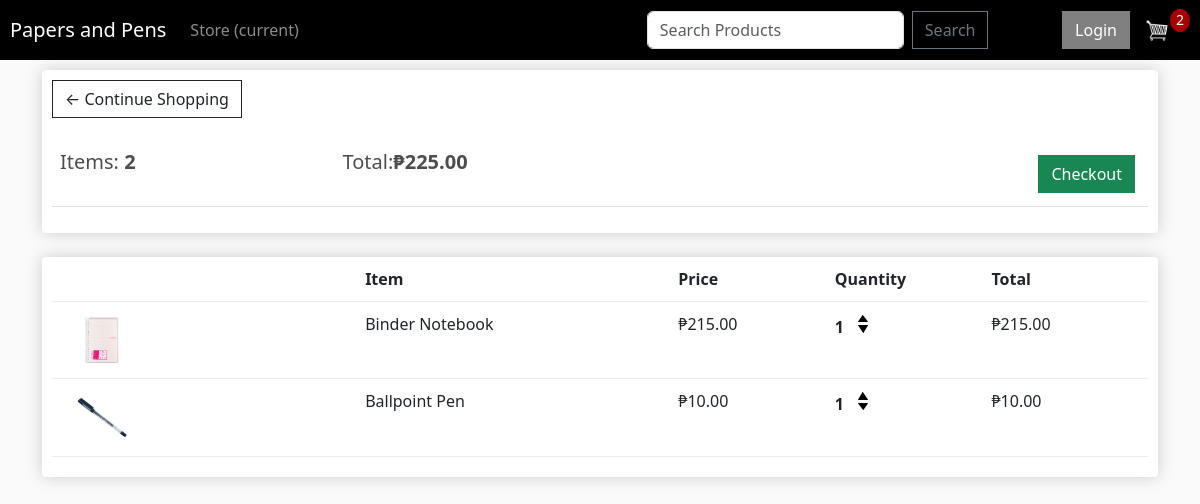
The app's page /cart/ (signed in), older data.
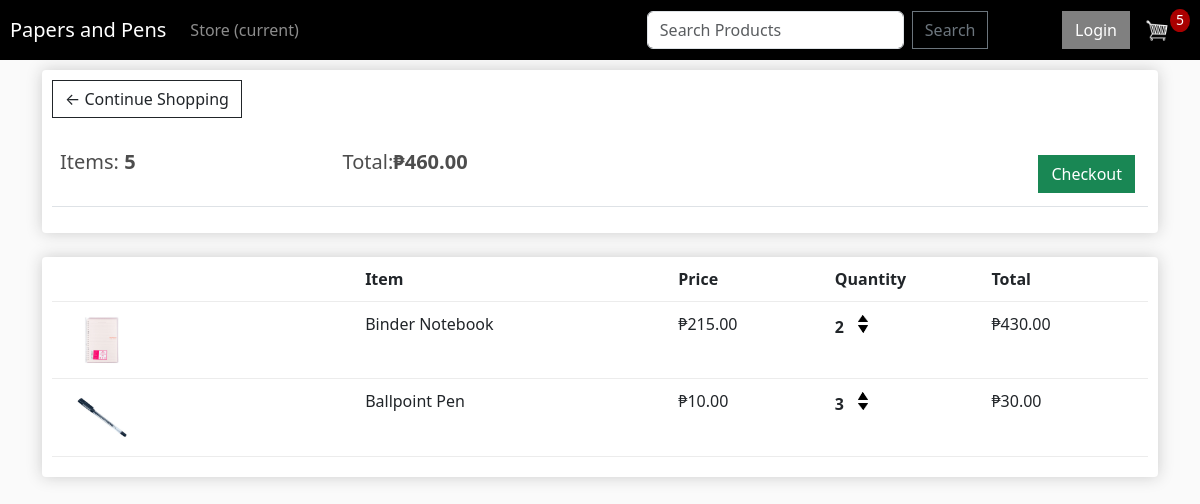
The same page, newer data.
### store/models.py (models this page shows, shortened)
class Order(models.Model):
    customer = models.ForeignKey(Customer, on_delete=models.SET_NULL, null=True, blank=True)
    date_ordered = models.DateTimeField(auto_now_add=True)
    complete = models.BooleanField(default=False, null=True, blank=False)
    transaction_id = models.CharField(max_length=100, null=True)
    @property
    def get_cart_total(self):
        orderitems = self.orderitem_set.all()
        total = sum([item.get_total for item in orderitems])
        return total
    @property
    def get_cart_items(self):
        orderitems = self.orderitem_set.all()
        total = sum([item.quantity for item in orderitems])
        return total

class OrderItem(models.Model):
    product = models.ForeignKey(Product, on_delete=models.SET_NULL, null=True, blank=True)
    order = models.ForeignKey(Order, on_delete=models.SET_NULL, null=True, blank=True)
    quantity = models.IntegerField(default=0, null=True, blank=True)
    date_added = models.DateTimeField(auto_now_add=True)
    @property
    def get_total(self):
        total = self.product.price * self.quantity
        return total

class Product(models.Model):
    name = models.CharField(max_length = 200, null=True)
    price = models.DecimalField(max_digits=7, decimal_places=2)
    digital = models.BooleanField(default=False, null=True, blank=False)
    image = models.ImageField(null=True, blank=True)
    slug = models.SlugField(null=False)
    description = models.TextField(default="potangina mo", null=False)
    @property
    def imageURL(self):
        try:
            url = self.image.url
        except:
            url =''
        return url

### store/views.py (the view)
# urls.py: path('cart/', views.cart, name="cart"),
def cart(request):
    data = cartData(request)
    cartItems = data['cartItems']
    order = data['order']
    items = data['items']
    context = {'items':items, 'order':order, 'cartItems': cartItems}
    return render(request, 'store/cart.html', context)

### store/utils.py (called while the page is built)
def cartData(request):
    if request.user.is_authenticated:
        customer = request.user.customer
        order, created = Order.objects.get_or_create(customer=customer, complete=False)
        items = order.orderitem_set.all()
        cartItems = order.get_cart_items
    else:
        cookieData = cookieCart(request)
        cartItems = cookieData['cartItems']
        order = cookieData['order']
        items = cookieData['items']
    return {'cartItems':cartItems, 'order':order, 'items':items}

### store/templates/store/cart.html
{% extends 'store/main.html' %}
{% load static %}
{% block content %}
    <div class="row">
        <div class="col-lg-12">
            <div class="box-element">
                <a  class="btn btn-outline-dark" href="{% url 'store' %}">&#x2190; Continue Shopping</a>
                <br>
                <br>
                <table class="table">
                    <tr>
                        <th><h5>Items: <strong>{{order.get_cart_items}}</strong></h5></th>
                        <th><h5>Total:<strong>₱{{order.get_cart_total|floatformat:2}}</strong></h5></th>
                        <th>
                            <a  style="float:right; margin:5px;" class="btn btn-success" href="{% url 'checkout' %}">Checkout</a>
                        </th>
                    </tr>
                </table>
            </div>
            <br>
            <div class="box-element">
                <div class="cart-row">
                    <div style="flex:2"></div>
                    <div style="flex:2"><strong>Item</strong></div>
                    <div style="flex:1"><strong>Price</strong></div>
                    <div style="flex:1"><strong>Quantity</strong></div>
                    <div style="flex:1"><strong>Total</strong></div>
                </div>
                {% for item in items %}
                <div class="cart-row">
                    <div style="flex:2"><img class="row-image" src="{{item.product.imageURL}}"></div>
                    <div style="flex:2"><p>{{item.product.name}}</p></div>
                    <div style="flex:1"><p>₱{{item.product.price|floatformat:2}}</p></div>
                    <div style="flex:1">
                        <p class="quantity">{{item.quantity}}</p>
                        <div class="quantity">
                            <img data-product={{item.product.id}} data-action="add" class="chg-quantity update-cart" src="{% static  'images/arrow-up.png' %}">
                            <img data-product={{item.product.id}} data-action="remove" class="chg-quantity update-cart" src="{% static  'images/arrow-down.png' %}">
                        </div>
                    </div>
                    <div style="flex:1"><p>₱{{item.get_total}}</p></div>
                </div>
                {% endfor %}
            </div>
        </div>
    </div>
{% endblock content %}

### store/templates/store/main.html (shortened to what this page needs)
<!DOCTYPE html>
{% load static%}
<html>
<head>
    <link rel="stylesheet" href="https://cdn.jsdelivr.net/npm/bootstrap@5.3.0/dist/css/bootstrap.min.css"
        rel="stylesheet"
>
    <link rel="stylesheet" type="text/css" href="{% static 'css/main.css' %}">
</head>
<body>
    <nav class="navbar navbar-expand-lg navbar-dark bg-dark">
        <a class="navbar-brand" href="{% url 'store' %}">Papers and Pens</a>
        <div class="collapse navbar-collapse" id="navbarSupportedContent">
            <ul class="navbar-nav mr-auto">
                <li class="nav-item active">
                    <a class="nav-link" href="{% url 'store' %}">Store <span class="sr-only">(current)</span></a>
            </ul>
            <form class="d-flex" style="margin-left: 320px;" method="POST" action="{% url 'search_products' %}">
                <input class="form-control me-2" type="search" placeholder="Search Products" aria-label="Search" name="searched">
                <button class="btn btn-outline-secondary" type="submit">Search</button>
            </form>
            <div class="form-inline my-2 my-lg-0 ms-auto d-flex">
                <a href="#" class="btn btn-warning" style="border-color: gray; background-color: gray; color: white;">Login</a>
                <div id="cart-container">
                    <a href="{% url 'cart' %}">
                        <img id="cart-icon" src="{% static 'images/cart.png' %}">
                    </a>
                    <p id="cart-total" class="mb-0">{{ cartItems }}</p>
                </div>
            </div>
        </div>
    </nav>
    <div class="container">
        {% block content%}
        {% endblock content %}
    </div>
</body>
</html>

### static/css/main.css (style rules this page uses)
body { background-color: hsl(0, 0%, 98%); }
h1,h2,h3,h4,h5,h6 { color:hsl(0, 0%, 30%); }
.box-element { box-shadow:hsl(0, 0%, 80%) 0 0 16px; background-color: #fff; border-radius: 4px; padding: 10px; }
.bg-dark { background-color: #000000!important; }
#cart-icon { width:25px; display: inline-block; margin-left: 15px; margin-right: 5px; }
#cart-total { display: block; text-align: center; color:#fff; background-color: rgb(169, 0, 0); width: 20px; height: 23px; border-radius: 50%; font-size: 14px; margin-top: -20px; margin-left: -5px; }
.col-lg-4, .col-lg-6, .col-lg-8, .col-lg-12 { margin-top: 10px; }
.btn { border-radius: 0; }
.row-image { width: 100px; }
.cart-row { display: flex; align-items: flex-stretch; padding-bottom: 10px; margin-bottom: 10px; border-bottom: 1px solid #ececec; }
.quantity { display: inline-block; font-weight: 700; padding-right:10px; }
.chg-quantity { width: 10px; cursor: pointer; display: block; margin-top: 3px; transition:.1s; }

### store/templates/store/main.html (style rules this page uses)
.navbar { padding: 10px; }
.navbar .navbar-nav .nav-item { margin-right: 10px; padding-right: 10px; }
.bg-dark { background-color: #000000!important; }
#cart-container { display: flex; align-items: center; }

Row changes from the older to the newer data that the page shows:
changed through a linked row, Order: get_cart_items "2" → "5"; get_cart_total "225.00" → "460.00"
changed OrderItem "Binder Notebook": quantity "1" → "2"; get_total "215.00" → "430.00"
changed OrderItem "Ballpoint Pen": quantity "1" → "3"; get_total "10.00" → "30.00"
Text that changed along with them:
{{ cartItems }}: "2" → "5"
